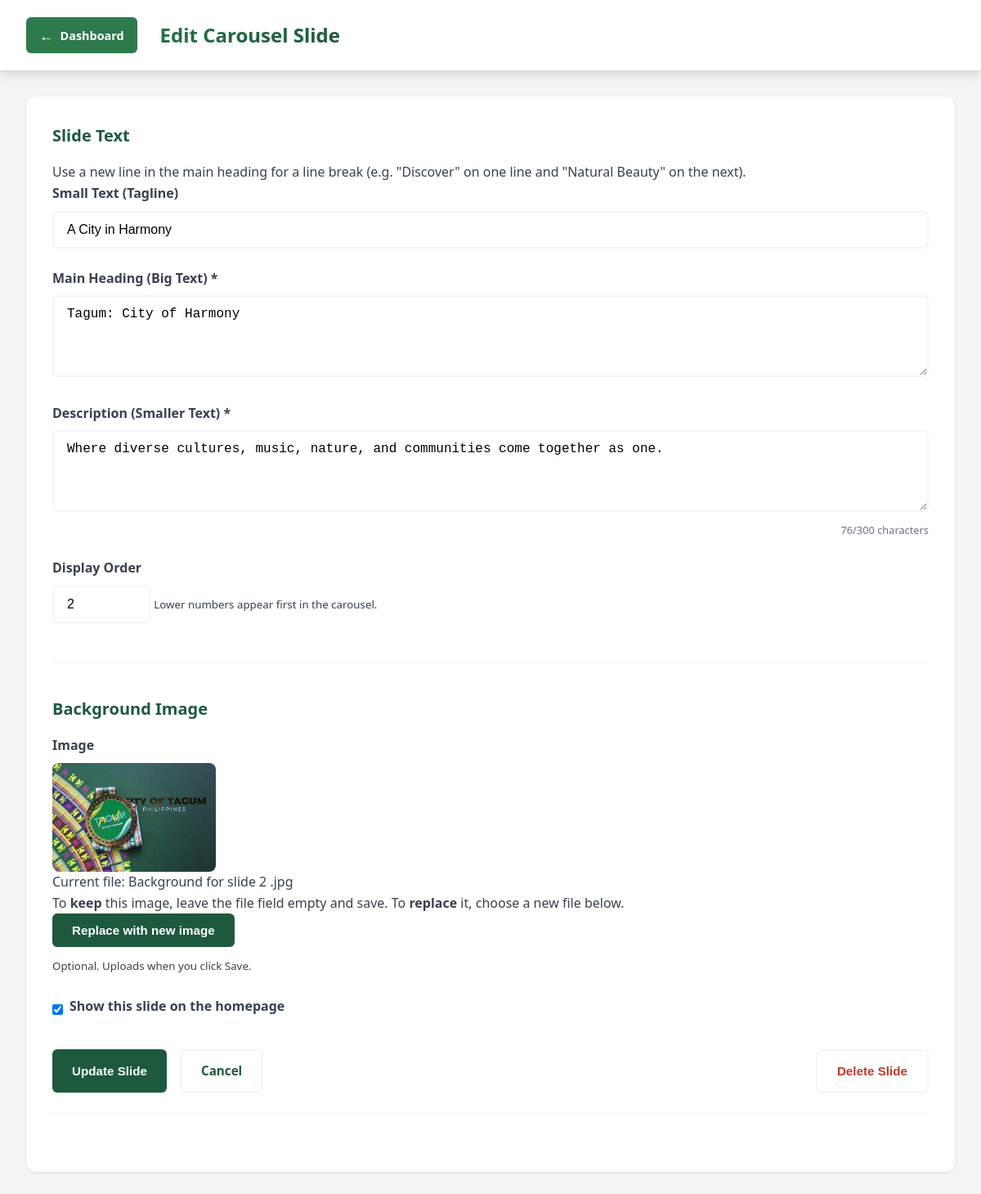
The app's page /admin/add-carousel-slide.php?id=2 (signed in) with its own data.
### tables this page shows
CREATE TABLE carousel_slides (
    id INTEGER PRIMARY KEY AUTOINCREMENT,
    tagline TEXT,
    title TEXT NOT NULL,
    description TEXT,
    image TEXT NOT NULL,
    btn_primary_text TEXT DEFAULT 'Explore Now',
    btn_primary_link TEXT DEFAULT '#plan',
    btn_secondary_text TEXT DEFAULT 'Learn More',
    btn_secondary_link TEXT DEFAULT '#explore',
    sort_order INTEGER DEFAULT 0,
    active INTEGER DEFAULT 1,
    created_at DATETIME DEFAULT CURRENT_TIMESTAMP
);

### admin/config.php (called while the page is built, shortened)
<?php
function getCarouselSlideById($id) {
    $dbFile = '../database.db';
    try {
        $db = new SQLite3($dbFile);
        $stmt = $db->prepare('SELECT * FROM carousel_slides WHERE id = ?');
        $stmt->bindValue(1, (int)$id, SQLITE3_INTEGER);
        $result = $stmt->execute();
        $row = $result->fetchArray(SQLITE3_ASSOC);
        return $row ?: null;
    } catch (Exception $e) {
        return null;
    }
}
?>

### admin/add-carousel-slide.php (the view, shortened to what this page needs)
<?php
require_once 'config.php';
$isEdit = false;
$slide = [
    'id' => '',
    'tagline' => '',
    'title' => '',
    'description' => '',
    'image' => '',
    'sort_order' => 0,
    'active' => 1,
];
$id = $_GET['id'] ?? $_POST['id'] ?? null;
if ($id !== null && $id !== '') {
    $id = (int) $id;
    $existing = getCarouselSlideById($id);
    if ($existing) {
        $isEdit = true;
        $slide = $existing;
    }
}
function adminImageSrc($path) {
    return '../' . ltrim($path, '/');
}
?>
<!DOCTYPE html>
<html lang="en">
<head>
    <link rel="stylesheet" href="../css/admin.css">
</head>
<body>
    <header class="admin-header">
        <div class="admin-header-content">
            <div class="admin-title">
                <a href="dashboard.php?tab=carousel" class="back-link" aria-label="Back to Dashboard">
                    <span class="back-link-icon" aria-hidden="true">←</span>
                    <span class="back-link-text">Dashboard</span>
                </a>
                <h1><?php echo $isEdit ? 'Edit Carousel Slide' : 'Add Carousel Slide'; ?></h1>
            </div>
        </div>
    </header>
    <main class="admin-main">
        <div class="admin-container">
            <form method="POST" enctype="multipart/form-data" class="destination-form">
                <div class="form-section">
                    <h2>Slide Text</h2>
                    <p class="image-option-hint">Use a new line in the main heading for a line break (e.g. "Discover" on one line and "Natural Beauty" on the next).</p>
                    <div class="form-group">
                        <label for="tagline">Small Text (Tagline)</label>
                        <input type="text" id="tagline" name="tagline" value="<?php echo htmlspecialchars($slide['tagline']); ?>" class="form-control" placeholder="e.g., Tagumeños: Beauty that Shines from Within.">
                    </div>
                    <div class="form-group">
                        <label for="title">Main Heading (Big Text) *</label>
                        <textarea id="title" name="title" required class="form-control form-textarea" rows="2" placeholder="Discover&#10;Natural Beauty"><?php echo htmlspecialchars($slide['title']); ?></textarea>
                    </div>
                    <div class="form-group">
                        <label for="description">Description (Smaller Text) *</label>
                        <textarea id="description" name="description" required class="form-control form-textarea" rows="4" placeholder="Supporting paragraph shown below the heading"><?php echo htmlspecialchars($slide['description']); ?></textarea>
                    </div>
                    <div class="form-group">
                        <label for="sort_order">Display Order</label>
                        <input type="number" id="sort_order" name="sort_order" value="<?php echo (int) ($slide['sort_order'] ?? 0); ?>" min="0" class="form-control" style="max-width:120px;">
                        <small>Lower numbers appear first in the carousel.</small>
                    </div>
                </div>
                <div class="form-section">
                    <h2>Background Image</h2>
                    <?php
                    $image = !empty($slide['image']) ? adminImageSrc($slide['image']) : '';
                    include 'media-picker.php';
                    ?>
                    <div class="form-group checkbox">
                        <input type="checkbox" id="active" name="active" <?php echo !empty($slide['active']) ? 'checked' : ''; ?>>
                        <label for="active">Show this slide on the homepage</label>
                    </div>
                    <div class="form-actions">
                        <button type="submit" class="btn btn-primary">
                            <?php echo $isEdit ? 'Update Slide' : 'Add Slide'; ?>
                        </button>
                        <a href="dashboard.php?tab=carousel" class="btn btn-secondary">Cancel</a>
                        <?php if ($isEdit): ?>
                            <button type="submit" formaction="delete-carousel-slide.php" formmethod="POST" class="btn btn-secondary" style="margin-left:auto;color:#c0392b;" onclick="return confirm('Delete this carousel slide?');">Delete Slide</button>
                        <?php endif; ?>
                    </div>
                </div>
            </form>
        </div>
    </main>
</body>
</html>

### admin/media-picker.php (shortened to what this page needs)
<div class="form-group media-picker">
    <label>Image</label>
    <?php if (!empty($image)): ?>
        <div class="current-image-wrap">
            <img src="<?php echo htmlspecialchars($image); ?>" alt="Current" style="max-width:200px; border-radius:8px; display:block;" loading="lazy">
            <p class="current-filename">Current file: <?php echo htmlspecialchars(basename($image)); ?></p>
            <p class="image-option-hint">To <strong>keep</strong> this image, leave the file field empty and save. To <strong>replace</strong> it, choose a new file below.</p>
            <button type="button" class="btn btn-primary" onclick="document.getElementById('image-file').click();">Replace with new image</button>
        </div>
    <?php else: ?>
        <p class="image-option-hint">Upload an image for this destination.</p>
        <button type="button" class="btn btn-primary" onclick="document.getElementById('image-file').click();">Choose image</button>
    <?php endif; ?>
    <small>Optional. Uploads when you click Save.</small>
</div>

### css/admin.css (style rules this page uses)
:root { --dark-green: #1d5a3d; --light-green: #2d7a4d; --gray: #6b7280; --light-gray: #f3f4f6; --white: #ffffff; --dark-gray: #374151; --error: #dc2626; --success: #16a34a; --warning: #ea580c; --info: #0284c7; --shadow-sm: 0 1px 3px rgba(0, 0, 0, 0.1); --shadow-md: 0 4px 12px rgba(0, 0, 0, 0.15); --shadow-lg: 0 10px 20px rgba(0, 0, 0, 0.2); }
* { margin: 0; padding: 0; box-sizing: border-box; }
body { font-family: 'Segoe UI', Tahoma, Geneva, Verdana, sans-serif; line-height: 1.6; color: var(--dark-gray); background-color: var(--light-gray); }
.admin-header { background-color: var(--white); box-shadow: var(--shadow-md); padding: 1rem 2rem; display: flex; justify-content: space-between; align-items: center; }
.admin-header-content { display: flex; justify-content: space-between; align-items: center; max-width: 1200px; margin: 0 auto; width: 100%; }
.admin-title { display: flex; align-items: center; gap: 0.75rem; font-size: 1.25rem; font-weight: 700; color: var(--dark-green); }
.admin-title h1 { font-size: 1.5rem; font-weight: 700; color: var(--dark-green); margin: 0; padding: 0.5rem 1rem; background: linear-gradient(135deg, var(--light-green) 0%, var(--dark-green) 100%); -webkit-background-clip: text; -webkit-text-fill-color: transparent; background-clip: text; text-shadow: 0 2px 4px rgba(0, 0, 0, 0.1); }
.admin-title span { font-weight: 600; }
.back-link { display: inline-flex; align-items: center; gap: 0.5rem; padding: 0.5rem 1rem; background-color: var(--light-green); color: var(--white); text-decoration: none; border-radius: 6px; font-weight: 600; font-size: 0.9rem; transition: all 0.3s ease; box-shadow: var(--shadow-sm); }
.back-link-icon { font-size: 1.1rem; font-weight: bold; }
.back-link-text { font-size: 0.9rem; }
.admin-main { max-width: 1200px; margin: 0 auto; padding: 2rem; min-height: calc(100vh - 200px); }
.admin-container { background: var(--white); border-radius: 12px; box-shadow: var(--shadow-sm); padding: 2rem; }
.btn { display: inline-flex; align-items: center; gap: 0.5rem; padding: 0.75rem 1.5rem; border: none; border-radius: 6px; cursor: pointer; font-weight: 600; text-decoration: none; font-size: 0.95rem; transition: all 0.3s ease; }
.btn-primary { background-color: var(--dark-green); color: var(--white); }
.btn-secondary { background-color: var(--white); color: var(--dark-green); border: 2px solid var(--light-gray); }
.form-group { margin-bottom: 1.5rem; }
.form-group label { display: block; margin-bottom: 0.5rem; font-weight: 600; color: var(--dark-gray); }
.form-control, .form-textarea { width: 100%; padding: 0.75rem 1rem; border: 2px solid var(--light-gray); border-radius: 6px; font-size: 1rem; transition: border-color 0.3s ease; }
.form-textarea { min-height: 100px; resize: vertical; }
.form-section { margin-bottom: 2.5rem; padding-bottom: 1.5rem; border-bottom: 1px solid var(--light-gray); }
.form-section h2 { color: var(--dark-green); margin-bottom: 1rem; font-size: 1.25rem; }
.form-actions { display: flex; gap: 1rem; justify-content: flex-end; margin-top: 2rem; }

### records on screen
carousel_slides: tagline "A City in Harmony", title "Tagum: City of Harmony", description "Where diverse cultures, music, nature, and communities come together as one.", sort_order "2", image (picture), image "Background for slide 2 .jpg", active "☑"
